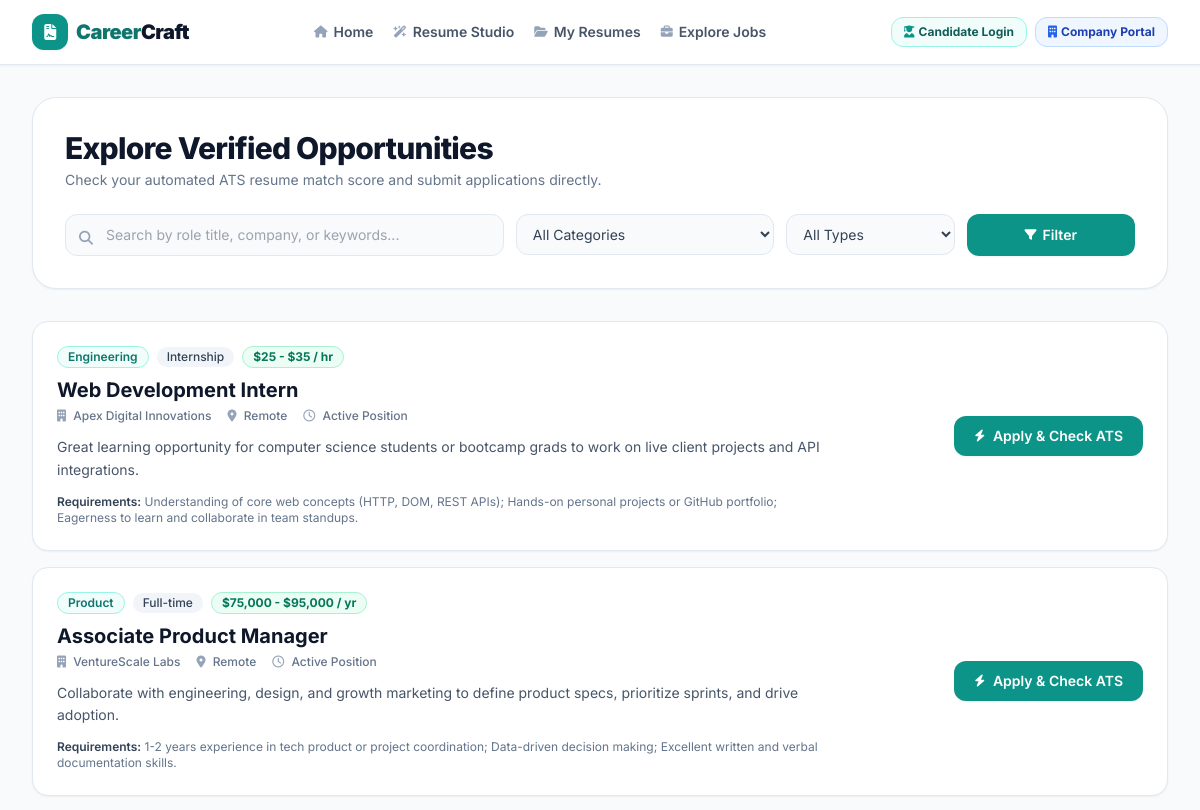
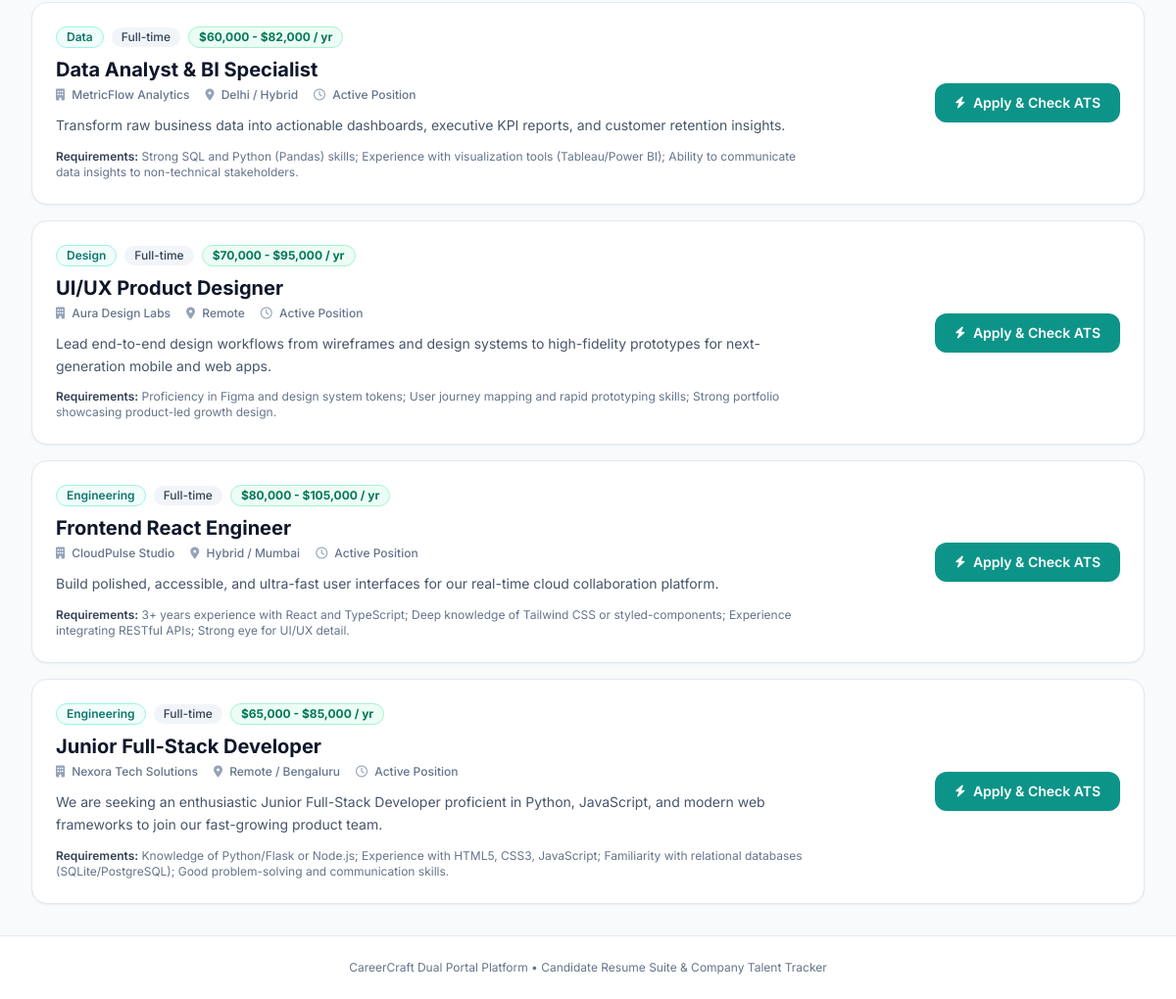
Page /jobs on the committed database (2 pictures, top to bottom).
### tables this page shows
CREATE TABLE jobs (
            id INTEGER PRIMARY KEY AUTOINCREMENT,
            title TEXT NOT NULL,
            company TEXT NOT NULL,
            location TEXT NOT NULL,
            type TEXT NOT NULL,
            category TEXT NOT NULL,
            salary TEXT NOT NULL,
            description TEXT NOT NULL,
            requirements TEXT NOT NULL,
            posted_at TIMESTAMP DEFAULT CURRENT_TIMESTAMP
        , recruiter_id INTEGER);

### app.py (the view)
@app.route('/jobs')
def job_board():
    category = request.args.get('category', '')
    job_type = request.args.get('type', '')
    query = request.args.get('q', '').strip()
    sql = 'SELECT * FROM jobs WHERE 1=1'
    params = []
    if category:
        sql += ' AND category = ?'
        params.append(category)
    if job_type:
        sql += ' AND type = ?'
        params.append(job_type)
    if query:
        sql += ' AND (title LIKE ? OR company LIKE ? OR description LIKE ?)'
        wildcard = f'%{query}%'
        params.extend([wildcard, wildcard, wildcard])
    sql += ' ORDER BY id DESC'
    conn = get_db_connection()
    jobs = conn.execute(sql, params).fetchall()
    categories = [row[0] for row in conn.execute('SELECT DISTINCT category FROM jobs').fetchall()]
    job_types = [row[0] for row in conn.execute('SELECT DISTINCT type FROM jobs').fetchall()]
    conn.close()
    return render_template('jobs.html', jobs=jobs, categories=categories, job_types=job_types, selected_cat=category, selected_type=job_type, query=query)

### app.py (called while the page is built, shortened)
@app.context_processor
def inject_user_context():
    unread_count = 0
    notifications = []
    return {
        'current_user': {
            'id': session.get('user_id'),
            'name': session.get('user_name'),
            'email': session.get('user_email'),
            'role': session.get('user_role')
        },
        'unread_notifications_count': unread_count,
        'recent_notifications': notifications,
        'system_error': request.args.get('error'),
        'system_msg': request.args.get('msg')
    }

### database.py (called while the page is built)
def get_db_connection():
    conn = sqlite3.connect(DB_PATH)
    conn.row_factory = sqlite3.Row
    return conn

### templates/jobs.html (shortened to what this page needs)
{% extends "base.html" %}
{% block content %}
<div class="max-w-7xl mx-auto px-4 sm:px-6 lg:px-8 py-8">
    <div class="bg-white border border-slate-200 rounded-3xl p-6 sm:p-8 shadow-sm mb-8">
        <div class="flex flex-col md:flex-row md:items-center justify-between gap-4 mb-6">
            <div>
                <h1 class="text-3xl font-extrabold text-slate-900 tracking-tight">Explore Verified Opportunities</h1>
                <p class="text-sm text-slate-500 mt-1">Check your automated ATS resume match score and submit applications directly.</p>
            </div>
        </div>
        <form method="GET" action="{{ url_for('job_board') }}" class="grid grid-cols-1 sm:grid-cols-12 gap-3">
            <div class="sm:col-span-5 relative">
                <i class="fa-solid fa-magnifying-glass absolute left-3.5 top-3.5 text-slate-400 text-sm"></i>
                <input type="text" name="q" value="{{ query }}" placeholder="Search by role title, company, or keywords..."
                       class="w-full pl-10 pr-4 py-2.5 bg-slate-50 border border-slate-200 rounded-xl text-sm focus:ring-2 focus:ring-teal-500 focus:bg-white focus:outline-none">
            </div>
            <div class="sm:col-span-3">
                <select name="category" class="w-full px-3 py-2.5 bg-slate-50 border border-slate-200 rounded-xl text-sm text-slate-700 focus:ring-2 focus:ring-teal-500 focus:bg-white focus:outline-none">
                    <option value="">All Categories</option>
                </select>
            </div>
            <div class="sm:col-span-2">
                <select name="type" class="w-full px-3 py-2.5 bg-slate-50 border border-slate-200 rounded-xl text-sm text-slate-700 focus:ring-2 focus:ring-teal-500 focus:bg-white focus:outline-none">
                    <option value="">All Types</option>
                </select>
            </div>
            <div class="sm:col-span-2 flex space-x-2">
                <button type="submit" class="w-full py-2.5 bg-teal-600 hover:bg-teal-700 text-white font-semibold rounded-xl text-sm transition shadow-sm flex items-center justify-center space-x-1.5">
                    <i class="fa-solid fa-filter text-xs"></i>
                    <span>Filter</span>
                </button>
            </div>
        </form>
    </div>
    <div class="space-y-4">
        {% if jobs %}
            {% for job in jobs %}
            <div class="bg-white border border-slate-200 rounded-2xl p-6 shadow-sm hover:shadow-md transition flex flex-col md:flex-row md:items-center justify-between gap-6" id="job-card-{{ job.id }}">
                <div class="flex-grow max-w-3xl">
                    <div class="flex flex-wrap items-center gap-2 mb-2">
                        <span class="px-2.5 py-0.5 rounded-full text-xs font-semibold bg-teal-50 text-teal-700 border border-teal-200">
                            {{ job.category }}
                        </span>
                        <span class="px-2.5 py-0.5 rounded-full text-xs font-medium bg-slate-100 text-slate-700">
                            {{ job.type }}
                        </span>
                        <span class="text-xs font-bold text-emerald-700 bg-emerald-50 px-2.5 py-0.5 rounded-full border border-emerald-200">
                            {{ job.salary }}
                        </span>
                    </div>
                    <h2 class="text-xl font-bold text-slate-900 mb-1 hover:text-teal-600 transition">{{ job.title }}</h2>
                    <div class="flex flex-wrap items-center gap-x-4 gap-y-1 text-xs text-slate-500 font-medium mb-3">
                        <span><i class="fa-solid fa-building mr-1 text-slate-400"></i> {{ job.company }}</span>
                        <span><i class="fa-solid fa-location-dot mr-1 text-slate-400"></i> {{ job.location }}</span>
                        <span><i class="fa-regular fa-clock mr-1 text-slate-400"></i> Active Position</span>
                    </div>
                    <p class="text-sm text-slate-600 line-clamp-2 leading-relaxed mb-3">
                        {{ job.description }}
                    </p>
                    <div class="text-xs text-slate-500">
                        <span class="font-semibold text-slate-700">Requirements:</span> {{ job.requirements }}
                    </div>
                </div>
                <div class="flex md:flex-col items-center justify-end gap-3 flex-shrink-0">
                    <button type="button"
                            class="btn-open-apply w-full sm:w-auto px-5 py-2.5 bg-teal-600 hover:bg-teal-700 text-white text-sm font-semibold rounded-xl shadow-sm transition flex items-center justify-center space-x-2"
                            data-job-id="{{ job.id }}"
                            data-job-title="{{ job.title }}"
                            data-job-company="{{ job.company }}"
                            data-job-salary="{{ job.salary }}"
                            data-job-location="{{ job.location }}"
                            data-job-desc="{{ job.description }}"
                            data-job-reqs="{{ job.requirements }}">
                        <i class="fa-solid fa-bolt text-xs"></i>
                        <span>Apply & Check ATS</span>
                    </button>
                </div>
            </div>
            {% endfor %}
        {% endif %}
    </div>
</div>
{% endblock %}

### templates/base.html (shortened to what this page needs)
<!DOCTYPE html>
<html lang="en">
<head>
    <script src="https://cdn.tailwindcss.com"></script>
    <link rel="stylesheet" href="https://cdnjs.cloudflare.com/ajax/libs/font-awesome/6.4.0/css/all.min.css">
    <link rel="stylesheet" href="{{ url_for('static', filename='css/style.css') }}">
</head>
<body class="bg-slate-50 text-slate-800 font-sans flex flex-col min-h-screen">
    <header class="bg-white border-b border-slate-200 sticky top-0 z-40 no-print shadow-sm">
        <div class="max-w-7xl mx-auto px-4 sm:px-6 lg:px-8">
            <div class="flex justify-between h-16 items-center">
                <div class="flex items-center space-x-3">
                    <a href="{{ url_for('index') }}" class="flex items-center space-x-2 text-teal-700 font-black text-xl tracking-tight">
                        <span class="w-9 h-9 bg-teal-600 text-white rounded-xl flex items-center justify-center shadow-sm">
                            <i class="fa-solid fa-file-contract text-base"></i>
                        </span>
                        <span>Career<span class="text-slate-900">Craft</span></span>
                    </a>
                </div>
                <nav class="hidden lg:flex items-center space-x-5 text-sm font-semibold text-slate-600">
                    <a href="{{ url_for('index') }}" class="hover:text-teal-600 transition flex items-center space-x-1.5">
                        <i class="fa-solid fa-house text-xs text-slate-400"></i>
                        <span>Home</span>
                    </a>
                    {% if current_user.role != 'recruiter' %}
                    <a href="{{ url_for('resume_builder') }}" class="hover:text-teal-600 transition flex items-center space-x-1.5">
                        <i class="fa-solid fa-wand-magic-sparkles text-xs text-slate-400"></i>
                        <span>Resume Studio</span>
                    </a>
                    <a href="{{ url_for('resume_gallery') }}" class="hover:text-teal-600 transition flex items-center space-x-1.5">
                        <i class="fa-solid fa-folder-open text-xs text-slate-400"></i>
                        <span>My Resumes</span>
                    </a>
                    <a href="{{ url_for('job_board') }}" class="hover:text-teal-600 transition flex items-center space-x-1.5">
                        <i class="fa-solid fa-briefcase text-xs text-slate-400"></i>
                        <span>Explore Jobs</span>
                    </a>
                    {% endif %}
                </nav>
                <div class="flex items-center space-x-3 no-print">
                    {% if current_user.email %}
                    <div class="flex items-center space-x-2 pl-2 border-l border-slate-200">
                        <div class="text-right hidden sm:block">
                            <div class="text-xs font-bold text-slate-800 leading-tight">{{ current_user.name }}</div>
                            <span class="text-[10px] font-extrabold uppercase px-1.5 py-0.5 rounded {% if current_user.role == 'recruiter' %}bg-blue-100 text-blue-800 border border-blue-200{% else %}bg-teal-100 text-teal-800 border border-teal-200{% endif %}">
                                {% if current_user.role == 'recruiter' %}🏢 Company Portal{% else %}👤 Job Seeker{% endif %}
                            </span>
                        </div>
                        <a href="{{ url_for('logout') }}" class="w-8 h-8 rounded-lg bg-slate-100 hover:bg-rose-50 hover:text-rose-600 text-slate-500 flex items-center justify-center text-xs transition" title="Sign Out">
                            <i class="fa-solid fa-arrow-right-from-bracket"></i>
                        </a>
                    </div>
                    {% else %}
                    <div class="flex items-center space-x-2">
                        <a href="{{ url_for('login_page', portal='candidate') }}" class="px-3 py-1.5 bg-teal-50 hover:bg-teal-100 text-teal-800 rounded-xl text-xs font-bold border border-teal-200 transition flex items-center space-x-1">
                            <i class="fa-solid fa-user-graduate text-teal-600"></i>
                            <span>Candidate Login</span>
                        </a>
                        <a href="{{ url_for('login_page', portal='company') }}" class="px-3 py-1.5 bg-blue-50 hover:bg-blue-100 text-blue-800 rounded-xl text-xs font-bold border border-blue-200 transition flex items-center space-x-1">
                            <i class="fa-solid fa-building text-blue-600"></i>
                            <span>Company Portal</span>
                        </a>
                    </div>
                    {% endif %}
                </div>
            </div>
        </div>
    </header>
    <main class="flex-grow">
        {% block content %}{% endblock %}
    </main>
    <footer class="bg-white border-t border-slate-200 py-6 text-center text-xs text-slate-500 no-print mt-auto">
        CareerCraft Dual Portal Platform • Candidate Resume Suite & Company Talent Tracker
    </footer>
</body>
</html>

### rows in the picture
jobs: category "Engineering", type "Internship", salary "$25 - $35 / hr", title "Web Development Intern", company "Apex Digital Innovations", location "Remote", description "Great learning opportunity for computer science students or bootcamp grads to work on live client projects and API integrations.", requirements "Understanding of core web concepts (HTTP, DOM, REST APIs); Hands-on personal projects or GitHub portfolio; Eagerness to learn and collaborate in team standups."
jobs: category "Product", type "Full-time", salary "$75,000 - $95,000 / yr", title "Associate Product Manager", company "VentureScale Labs", location "Remote", description "Collaborate with engineering, design, and growth marketing to define product specs, prioritize sprints, and drive adoption.", requirements "1-2 years experience in tech product or project coordination; Data-driven decision making; Excellent written and verbal documentation skills."
jobs: category "Data", type "Full-time", salary "$60,000 - $82,000 / yr", title "Data Analyst & BI Specialist", company "MetricFlow Analytics", location "Delhi / Hybrid", description "Transform raw business data into actionable dashboards, executive KPI reports, and customer retention insights.", requirements "Strong SQL and Python (Pandas) skills; Experience with visualization tools (Tableau/Power BI); Ability to communicate data insights to non-technical stakeholders."
jobs: category "Design", type "Full-time", salary "$70,000 - $95,000 / yr", title "UI/UX Product Designer", company "Aura Design Labs", location "Remote", description "Lead end-to-end design workflows from wireframes and design systems to high-fidelity prototypes for next-generation mobile and web apps.", requirements "Proficiency in Figma and design system tokens; User journey mapping and rapid prototyping skills; Strong portfolio showcasing product-led growth design."
jobs: category "Engineering", type "Full-time", salary "$80,000 - $105,000 / yr", title "Frontend React Engineer", company "CloudPulse Studio", location "Hybrid / Mumbai", description "Build polished, accessible, and ultra-fast user interfaces for our real-time cloud collaboration platform.", requirements "3+ years experience with React and TypeScript; Deep knowledge of Tailwind CSS or styled-components; Experience integrating RESTful APIs; Strong eye for UI/UX detail."
jobs: category "Engineering", type "Full-time", salary "$65,000 - $85,000 / yr", title "Junior Full-Stack Developer", company "Nexora Tech Solutions", location "Remote / Bengaluru", description "We are seeking an enthusiastic Junior Full-Stack Developer proficient in Python, JavaScript, and modern web frameworks to join our fast-growing product team.", requirements "Knowledge of Python/Flask or Node.js; Experience with HTML5, CSS3, JavaScript; Familiarity with relational databases (SQLite/PostgreSQL); Good problem-solving and communication skills."
